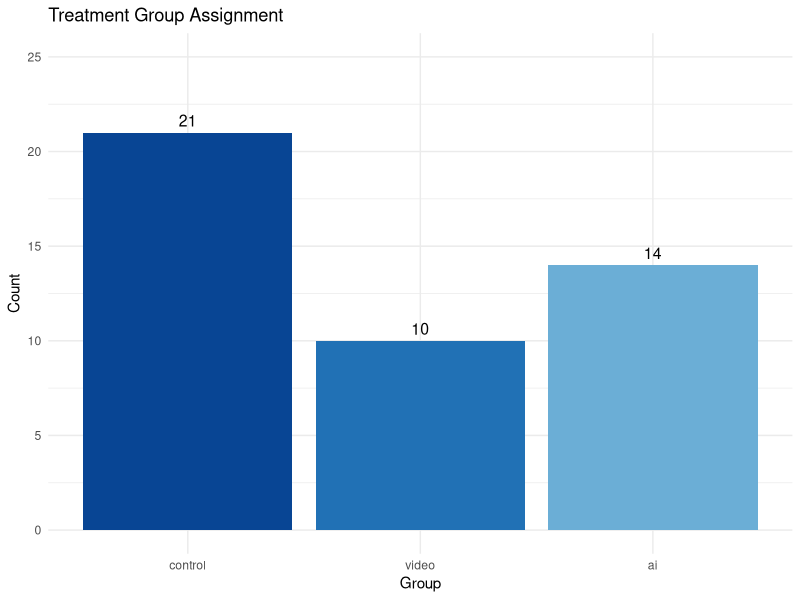
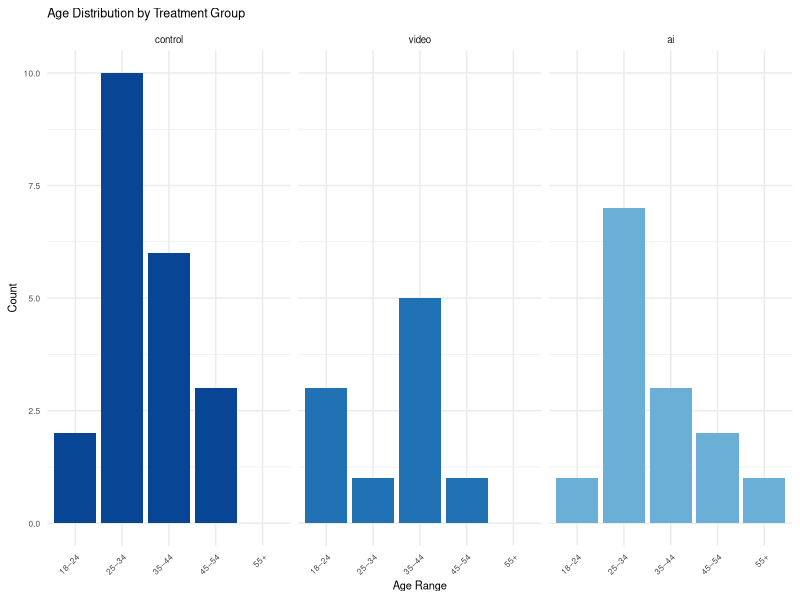
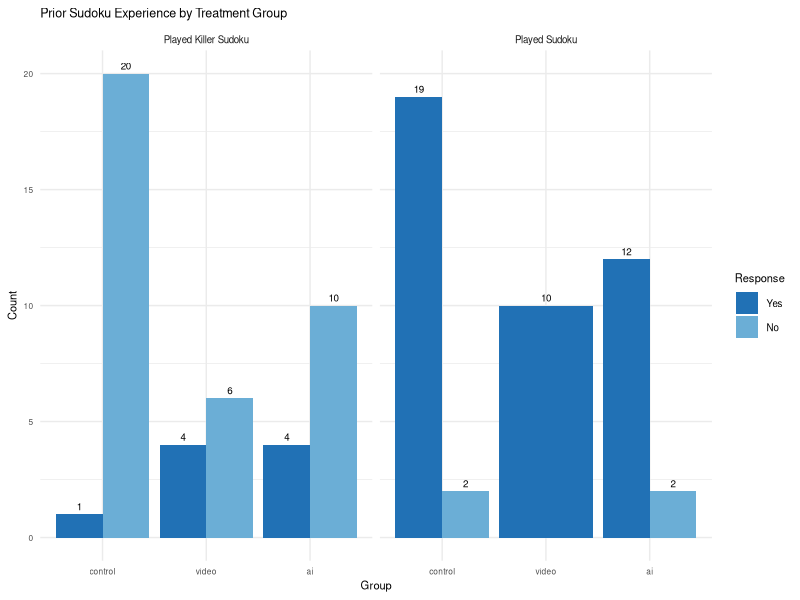
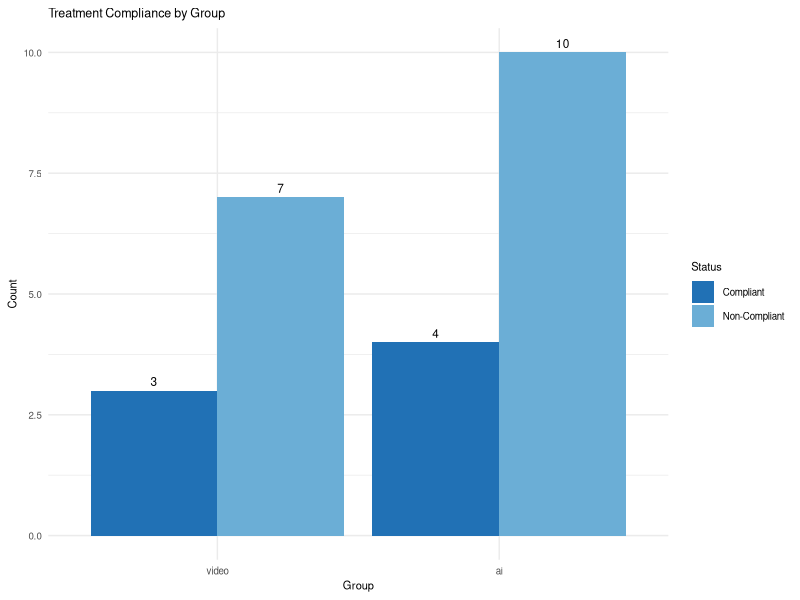
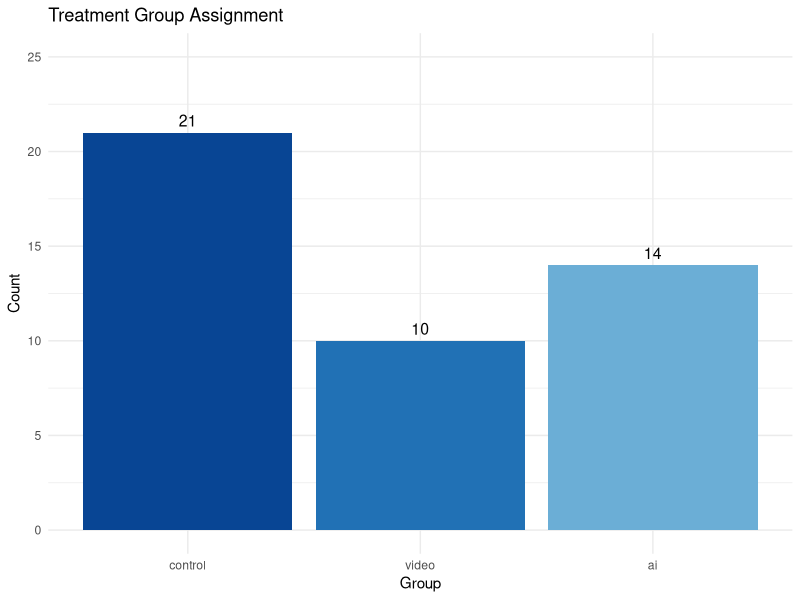
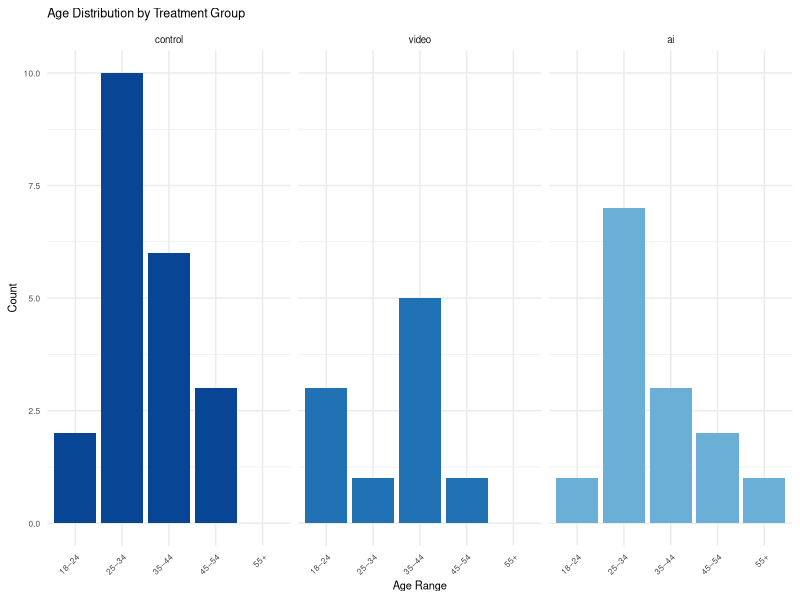
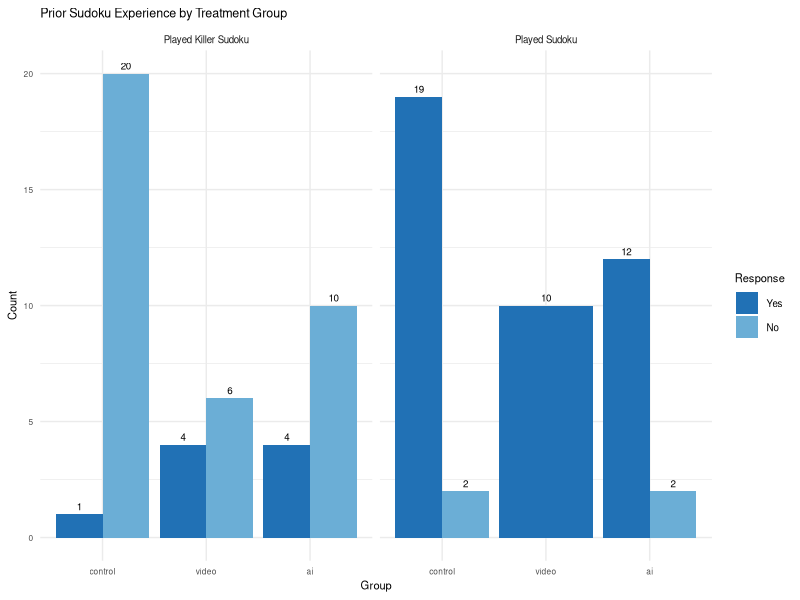
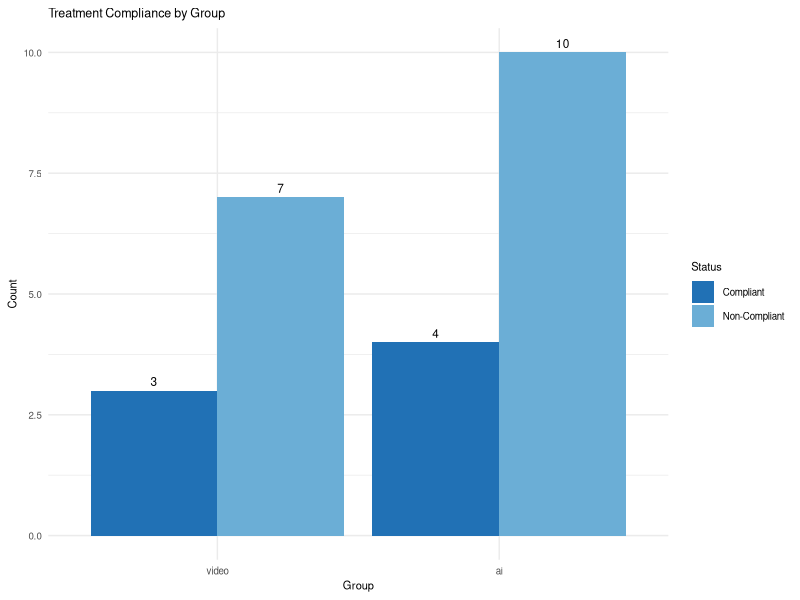

The R source for these figures, in order:
library(dplyr)
library(tidyverse)
library(knitr)
library(readr)
library(ggplot2)

height = 4
width = 3.5

df <- read_csv("./data/raw/killer_sudoku_experiment_raw.csv") |>
  mutate(
    group = factor(group, levels = c("control", "video", "ai")),
    completed = puzzle2Correct == TRUE
  )
  

cov_summary <- df |>
  group_by(group) |>
  summarise(
    N = as.character(n()),
    `Age 18-24 (%)` = as.character(round(mean(ageRange == "18\u201324", na.rm=TRUE)*100, 1)),
    `Age 25-34 (%)` = as.character(round(mean(ageRange == "25\u201334", na.rm=TRUE)*100, 1)),
    `Age 35-44 (%)` = as.character(round(mean(ageRange == "35\u201344", na.rm=TRUE)*100, 1)),
    `Age 45-54 (%)` = as.character(round(mean(ageRange == "45\u201354", na.rm=TRUE)*100, 1)),
    `Age 55+ (%)` = as.character(round(mean(ageRange == "55+", na.rm=TRUE)*100, 1)),
    `Played Sudoku: Yes (%)` = as.character(round(mean(playedSudoku == "Yes", na.rm=TRUE)*100, 1)),
    `Played Killer Sudoku: Yes (%)` = as.character(round(mean(playedKillerSudoku == "Yes", na.rm=TRUE)*100, 1))
  ) |>
  pivot_longer(-group, names_to = "Covariate", values_to = "value") |>
  pivot_wider(names_from = group, values_from = value)

cov_summary

## Summary chart of assignment to treatment group
df |>
  count(group) |>
  ggplot(aes(x = group, y = n, fill = group)) +
  geom_bar(stat = "identity") +
  scale_fill_manual(values = c("control" = "#084594", "video" = "#2171b5", "ai" = "#6baed6")) +
  labs(title = "Treatment Group Assignment", x = "Group", y = "Count") +
  ylim(0, 25) +
  geom_text(aes(label = n), vjust = -0.5, size = 4) +
  theme_minimal() +
  theme(legend.position = "none")

ggsave("./output/group_assignment.png", width = width, height = height, dpi = 300)


## Covariate balance table
## Age distribution - faceted histogram
ggplot(df, aes(x = ageRange, fill = group)) +
  geom_bar(position = "dodge") +
  facet_wrap(~group) +
  scale_fill_manual(values = c("control" = "#084594", "video" = "#2171b5", "ai" = "#6baed6")) +
  labs(title = "Age Distribution by Treatment Group", x = "Age Range", y = "Count") +
  theme_minimal() +
  theme(
    legend.position = "none",
    axis.text.x = element_text(size = 6, angle = 45, hjust = 1),
    axis.text.y = element_text(size = 6),
    axis.title = element_text(size = 8),
    strip.text = element_text(size = 7),
    plot.title = element_text(size = 9)
  )
ggsave("./output/age_distribution.png", width = width, height = height, dpi = 300)

## Previous experience
df |>
  pivot_longer(cols = c(playedSudoku, playedKillerSudoku),
               names_to = "Variable", values_to = "Response") |>
  mutate(Response = factor(Response, levels = c("Yes", "No"))) |>
  mutate(Variable = recode(Variable,
                           "playedSudoku" = "Played Sudoku",
                           "playedKillerSudoku" = "Played Killer Sudoku")) |>
  group_by(group, Variable, Response) |>
  summarise(n = n(), .groups = "drop") |>
  ggplot(aes(x = group, y = n, fill = Response)) +
  geom_bar(stat = "identity", position = "dodge") +
  facet_wrap(~Variable) +
  scale_fill_manual(values = c("Yes" = "#2171b5", "No" = "#6baed6")) +
  labs(title = "Prior Sudoku Experience by Treatment Group", x = "Group", y = "Count") +
  geom_text(aes(label = n), 
            position = position_dodge(width = 0.9), 
            vjust = -0.5, size = 2.5) +
  theme_minimal() +
  theme(
    axis.text.x = element_text(size = 6),
    axis.text.y = element_text(size = 6),
    axis.title = element_text(size = 8),
    strip.text = element_text(size = 7),
    plot.title = element_text(size = 9),
    legend.text = element_text(size = 7),
    legend.title = element_text(size = 8)
  )



ggsave("./output/sudoku_experience.png", width = width, height = height, dpi = 300)

## Compliance check

df <- df |>
  mutate(compliant = case_when(
    group == "video" ~ puzzle1ElapsedSeconds >= 279,
    group == "ai"    ~ aiMessageCount > 0,
    group == "control" ~ NA
  ))

df |>
  filter(group != "control") |>
  group_by(group, compliant) |>
  summarise(n = n(), .groups = "drop") |>
  mutate(compliant = ifelse(compliant, "Compliant", "Non-Compliant")) |>
  ggplot(aes(x = group, y = n, fill = compliant)) +
  geom_bar(stat = "identity", position = "dodge") +
  scale_fill_manual(values = c("Compliant" = "#2171b5", "Non-Compliant" = "#6baed6")) +
  geom_text(aes(label = n), position = position_dodge(width = 0.9), vjust = -0.5, size = 3) +
  labs(title = "Treatment Compliance by Group", x = "Group", y = "Count", fill = "Status") +
  theme_minimal() +
  theme(
    axis.text = element_text(size = 7),
    axis.title = element_text(size = 8),
    plot.title = element_text(size = 9),
    legend.text = element_text(size = 7),
    legend.title = element_text(size = 8)
  )

ggsave("/Users/davidschaaf/MIDS/CausalInference241/mids_241_experiment/output/compliance.png", 
       width = 4.5, height = 3.5, dpi = 300)
